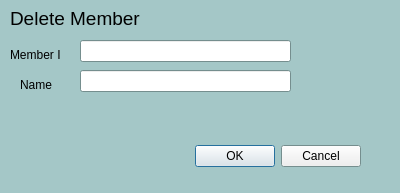
<?xml version="1.0" encoding="UTF-8"?>
<ui version="4.0">
 <class>DeleteMemberDialog</class>
 <widget class="QDialog" name="DeleteMemberDialog">
  <property name="geometry">
   <rect>
    <x>0</x>
    <y>0</y>
    <width>400</width>
    <height>193</height>
   </rect>
  </property>
  <property name="palette">
   <palette>
    <active>
     <colorrole role="Base">
      <brush brushstyle="SolidPattern">
       <color alpha="255">
        <red>255</red>
        <green>255</green>
        <blue>255</blue>
       </color>
      </brush>
     </colorrole>
     <colorrole role="Window">
      <brush brushstyle="SolidPattern">
       <color alpha="255">
        <red>164</red>
        <green>199</green>
        <blue>199</blue>
       </color>
      </brush>
     </colorrole>
    </active>
    <inactive>
     <colorrole role="Base">
      <brush brushstyle="SolidPattern">
       <color alpha="255">
        <red>255</red>
        <green>255</green>
        <blue>255</blue>
       </color>
      </brush>
     </colorrole>
     <colorrole role="Window">
      <brush brushstyle="SolidPattern">
       <color alpha="255">
        <red>164</red>
        <green>199</green>
        <blue>199</blue>
       </color>
      </brush>
     </colorrole>
    </inactive>
    <disabled>
     <colorrole role="Base">
      <brush brushstyle="SolidPattern">
       <color alpha="255">
        <red>164</red>
        <green>199</green>
        <blue>199</blue>
       </color>
      </brush>
     </colorrole>
     <colorrole role="Window">
      <brush brushstyle="SolidPattern">
       <color alpha="255">
        <red>164</red>
        <green>199</green>
        <blue>199</blue>
       </color>
      </brush>
     </colorrole>
    </disabled>
   </palette>
  </property>
  <property name="windowTitle">
   <string>Dialog</string>
  </property>
  <widget class="QDialogButtonBox" name="buttonBox_2">
   <property name="geometry">
    <rect>
     <x>20</x>
     <y>140</y>
     <width>341</width>
     <height>32</height>
    </rect>
   </property>
   <property name="orientation">
    <enum>Qt::Horizontal</enum>
   </property>
   <property name="standardButtons">
    <set>QDialogButtonBox::Cancel|QDialogButtonBox::Ok</set>
   </property>
  </widget>
  <widget class="QLabel" name="label_title">
   <property name="geometry">
    <rect>
     <x>10</x>
     <y>10</y>
     <width>261</width>
     <height>16</height>
    </rect>
   </property>
   <property name="font">
    <font>
     <pointsize>14</pointsize>
    </font>
   </property>
   <property name="text">
    <string>Delete Member</string>
   </property>
  </widget>
  <widget class="QLineEdit" name="lineEdit_teamName_2">
   <property name="geometry">
    <rect>
     <x>80</x>
     <y>40</y>
     <width>211</width>
     <height>22</height>
    </rect>
   </property>
  </widget>
  <widget class="QLabel" name="label_teamName_2">
   <property name="geometry">
    <rect>
     <x>10</x>
     <y>40</y>
     <width>51</width>
     <height>29</height>
    </rect>
   </property>
   <property name="text">
    <string>Member ID</string>
   </property>
  </widget>
  <widget class="QLabel" name="label_teamName_3">
   <property name="geometry">
    <rect>
     <x>20</x>
     <y>70</y>
     <width>51</width>
     <height>29</height>
    </rect>
   </property>
   <property name="text">
    <string>Name</string>
   </property>
  </widget>
  <widget class="QLineEdit" name="lineEdit_teamName_3">
   <property name="geometry">
    <rect>
     <x>80</x>
     <y>70</y>
     <width>211</width>
     <height>22</height>
    </rect>
   </property>
  </widget>
 </widget>
 <resources/>
 <connections/>
</ui>
